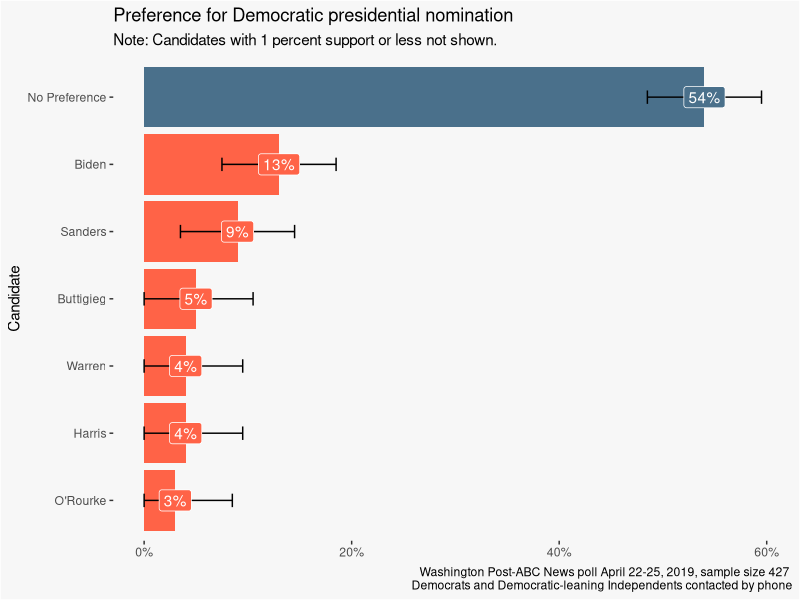
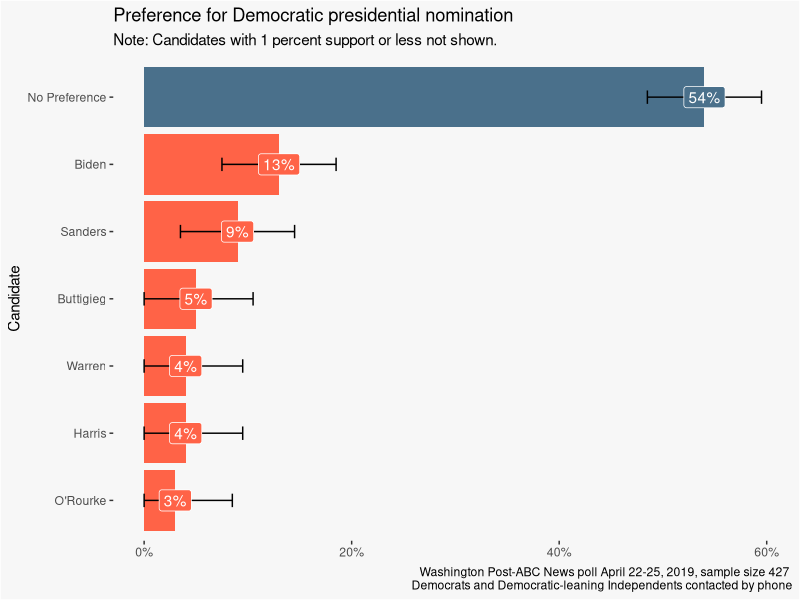

Reproduce these figures in R, in order.
library(ggplot2)
library(tidyverse)

poll <- tibble::tribble(
       ~Candidate, ~Mean, ~NoPref, 
  "No Preference",  0.54, T,
          "Biden",  0.13, F,
        "Sanders",  0.09, F,
      "Buttigieg",  0.05, F,
         "Harris",  0.04, F,
         "Warren",  0.04, F,
       "O'Rourke",  0.03, F
  )

ggplot(poll,
       aes(
         x = fct_reorder(Candidate, Mean),
         y = Mean,
         fill = NoPref
       )) +
  geom_bar(stat = "identity") +
  scale_fill_manual(values=c('tomato', 'skyblue4')) + 
  geom_errorbar(aes(ymin = pmax(Mean - 0.055, 0),
                    ymax = Mean + 0.055),
                width = .2,
                position = position_dodge(.9)) +
  scale_y_continuous(labels = scales::percent_format(accuracy = 1)) + 
  geom_label(aes(label = scales::percent(Mean),
                 fill = NoPref),
             color = "white") +
  coord_flip() +
  labs(title = "Preference for Democratic presidential nomination",
       subtitle = "Note: Candidates with 1 percent support or less not shown.",
       caption = "Washington Post-ABC News poll April 22-25, 2019, sample size 427 \nDemocrats and Democratic-leaning Independents contacted by phone",
       x = "Candidate",
       y = NULL) + 
  theme(legend.position = "none", 
        panel.grid.major = element_line(linetype = "blank"),
        panel.grid.minor = element_line(linetype = "blank"),
        panel.background = element_rect(fill = "gray97"),
        plot.background = element_rect(fill = "gray97"))

ggsave("poll.png")
